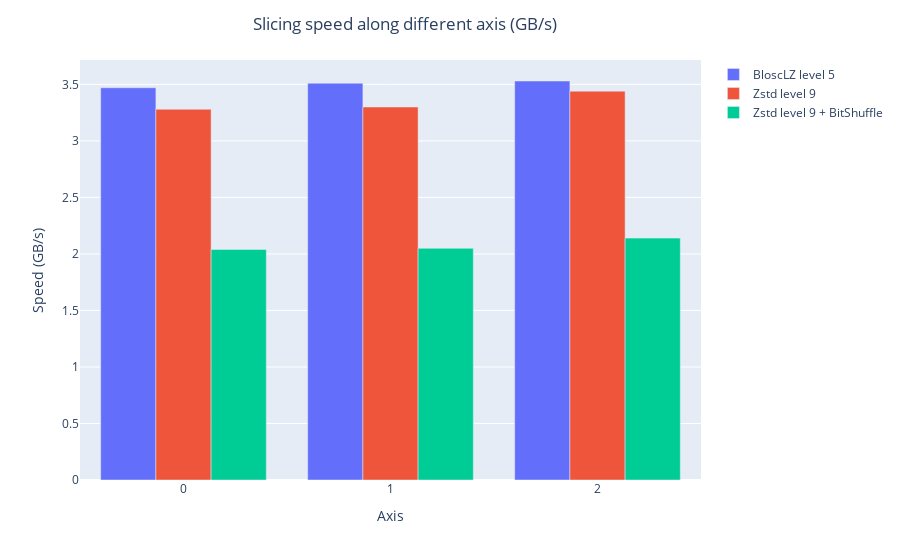

Notebook code cell kept with this figure:
### Code cell
fig = px.bar(df1, x='Axis', y='Speed (GB/s)', color='Library', barmode = 'group',
            labels = {'Library': ''})
fig.update_layout(title_text='Slicing speed along different axis (GB/s)', title_x=0.45)
fig.show()

### Figure 1 — Plotly figure (JSON) as saved in the notebook; plotly's stock layout.template omitted (floating-point values rounded to 4 significant figures)
{"data": [{"alignmentgroup": "True", "hovertemplate": "=BloscLZ level 5<br>Axis=%{x}<br>Speed (GB/s)=%{y}<extra></extra>", "legendgroup": "BloscLZ level 5", "marker": {"color": "#636efa", "pattern": {"shape": ""}}, "name": "BloscLZ level 5", "offsetgroup": "BloscLZ level 5", "orientation": "v", "showlegend": true, "textposition": "auto", "type": "bar", "x": [0, 1, 2], "xaxis": "x", "y": [3.47, 3.51, 3.53], "yaxis": "y"}, {"alignmentgroup": "True", "hovertemplate": "=Zstd level 9<br>Axis=%{x}<br>Speed (GB/s)=%{y}<extra></extra>", "legendgroup": "Zstd level 9", "marker": {"color": "#EF553B", "pattern": {"shape": ""}}, "name": "Zstd level 9", "offsetgroup": "Zstd level 9", "orientation": "v", "showlegend": true, "textposition": "auto", "type": "bar", "x": [0, 1, 2], "xaxis": "x", "y": [3.28, 3.3, 3.44], "yaxis": "y"}, {"alignmentgroup": "True", "hovertemplate": "=Zstd level 9 + BitShuffle<br>Axis=%{x}<br>Speed (GB/s)=%{y}<extra></extra>", "legendgroup": "Zstd level 9 + BitShuffle", "marker": {"color": "#00cc96", "pattern": {"shape": ""}}, "name": "Zstd level 9 + BitShuffle", "offsetgroup": "Zstd level 9 + BitShuffle", "orientation": "v", "showlegend": true, "textposition": "auto", "type": "bar", "x": [0, 1, 2], "xaxis": "x", "y": [2.04, 2.05, 2.14], "yaxis": "y"}], "layout": {"barmode": "group", "legend": {"title": {"text": ""}, "tracegroupgap": 0}, "margin": {"t": 60}, "title": {"text": "Slicing speed along different axis (GB/s)", "x": 0.45}, "xaxis": {"anchor": "y", "domain": [0, 1], "title": {"text": "Axis"}}, "yaxis": {"anchor": "x", "domain": [0, 1], "title": {"text": "Speed (GB/s)"}}}}
